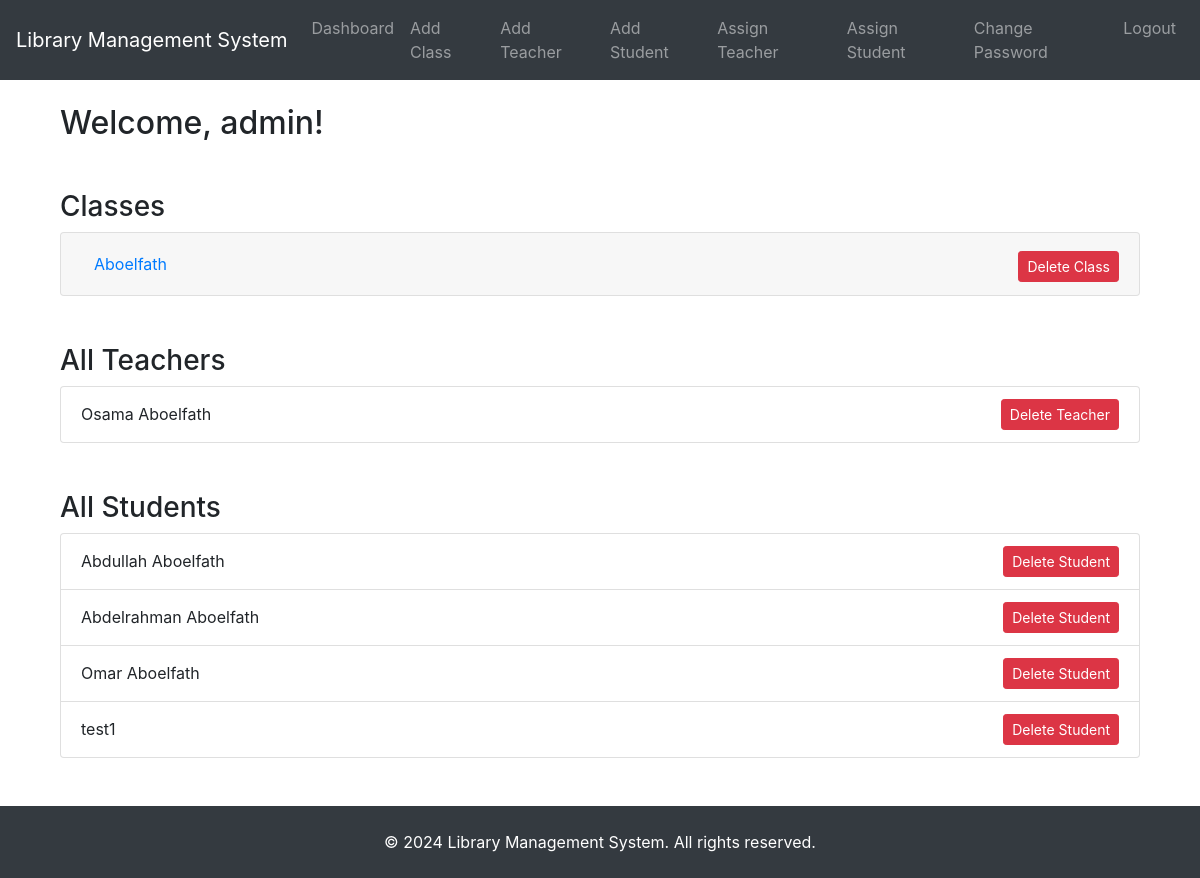
The page /admin (signed in) on the database its author committed.
### models.py (models this page shows)
class Class(db.Model):
    __tablename__ = 'class'
    id = Column(Integer, primary_key=True)
    name = Column(String(100), nullable=False)
    students = relationship('Student', secondary=student_class, back_populates='classes')
    teachers = relationship('Teacher', secondary=teacher_class, back_populates='classes')
    books = relationship('Book', back_populates='class_', cascade='all, delete', passive_deletes=True)
    donation_requests = relationship('DonationRequest', back_populates='class_', cascade='all, delete', passive_deletes=True)

class Teacher(db.Model):
    __tablename__ = 'teacher'
    id = Column(Integer, primary_key=True)
    name = Column(String(150), nullable=False)
    user_id = Column(Integer, ForeignKey('user.id', ondelete='CASCADE'), nullable=False)
    user = relationship('User', back_populates='teacher_profile')
    classes = relationship('Class', secondary=teacher_class, back_populates='teachers')

class Student(db.Model):
    __tablename__ = 'student'
    id = Column(Integer, primary_key=True)
    name = Column(String(150), nullable=False)
    user_id = Column(Integer, ForeignKey('user.id', ondelete='CASCADE'), nullable=False)
    user = relationship('User', back_populates='student_profile')
    classes = relationship('Class', secondary=student_class, back_populates='students')
    borrow_histories = relationship('BorrowHistory', back_populates='student', cascade='all, delete', passive_deletes=True)
    donation_requests = relationship('DonationRequest', back_populates='student', cascade='all, delete', passive_deletes=True)

### routes/admin.py (the view)
@admin_bp.route('/admin')
@admin_required
def admin_dashboard():
    classes = Class.query.all()
    teachers = Teacher.query.all()
    students = Student.query.all()
    books = Book.query.all()
    return render_template('admin_dashboard.html', classes=classes, teachers=teachers, students=students, books=books)

### app.py (called while the page is built)
@app.context_processor
def inject_current_year():
    from datetime import datetime
    return {'current_year': datetime.utcnow().year}

### routes/admin.py (called while the page is built)
def admin_required(f):
    @wraps(f)
    def decorated_function(*args, **kwargs):
        if 'role' not in session or session['role'] != 'admin':
            flash('You do not have permission to access this page.', 'danger')
            return redirect(url_for('auth.login'))
        return f(*args, **kwargs)
    return decorated_function

### templates/admin_dashboard.html (shortened to what this page needs)
{% extends "base.html" %}
{% block content %}
<div class="container mt-4">
    <h2>Welcome, {{ session['username'] }}!</h2>
    <h3 class="mt-5">Classes</h3>
    <div class="accordion" id="classesAccordion">
        {% for class in classes %}
            <div class="card">
                <div class="card-header" id="heading{{ class.id }}">
                    <h2 class="mb-0 d-flex justify-content-between align-items-center">
                        <button class="btn btn-link" type="button" data-toggle="collapse" data-target="#collapse{{ class.id }}" aria-expanded="true" aria-controls="collapse{{ class.id }}">
                            {{ class.name }}
                        </button>
                        <div>
                            <form action="{{ url_for('admin.delete_class', class_id=class.id) }}" method="POST" style="display:inline;" onsubmit="return confirm('Are you sure you want to delete this class?');">
                                <button type="submit" class="btn btn-danger btn-sm">Delete Class</button>
                            </form>
                        </div>
                    </h2>
                </div>
            </div>
        {% else %}
            <p>No classes available.</p>
        {% endfor %}
    </div>
    <h3 class="mt-5">All Teachers</h3>
    <ul class="list-group">
        {% for teacher in teachers %}
            <li class="list-group-item d-flex justify-content-between align-items-center">
                {{ teacher.name }}
                <form action="{{ url_for('admin.delete_teacher', teacher_id=teacher.id) }}" method="POST" style="display:inline;" onsubmit="return confirm('Are you sure you want to delete this teacher?');">
                    <button type="submit" class="btn btn-danger btn-sm">Delete Teacher</button>
                </form>
            </li>
        {% else %}
            <li class="list-group-item">No teachers available.</li>
        {% endfor %}
    </ul>
    <h3 class="mt-5">All Students</h3>
    <ul class="list-group">
        {% for student in students %}
            <li class="list-group-item d-flex justify-content-between align-items-center">
                {{ student.name }}
                <form action="{{ url_for('admin.delete_student', student_id=student.id) }}" method="POST" style="display:inline;" onsubmit="return confirm('Are you sure you want to delete this student?');">
                    <button type="submit" class="btn btn-danger btn-sm">Delete Student</button>
                </form>
            </li>
        {% else %}
            <li class="list-group-item">No students available.</li>
        {% endfor %}
    </ul>
</div>
{% endblock %}

### rows shown on the page
Class: name "Aboelfath"
Teacher: name "Osama Aboelfath"
Student: name "Abdullah Aboelfath"
Student: name "Abdelrahman Aboelfath"
Student: name "Omar Aboelfath"
Student: name "test1"

### other values the page prints
{{ session['username'] }} "admin"
